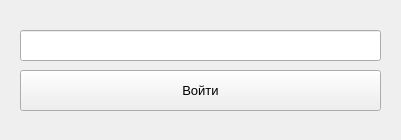
<?xml version="1.0" encoding="UTF-8"?>
<ui version="4.0">
 <class>Form</class>
 <widget class="QWidget" name="Form">
  <property name="geometry">
   <rect>
    <x>0</x>
    <y>0</y>
    <width>401</width>
    <height>140</height>
   </rect>
  </property>
  <property name="windowTitle">
   <string>Form</string>
  </property>
  <widget class="QLineEdit" name="lineEdit">
   <property name="geometry">
    <rect>
     <x>20</x>
     <y>30</y>
     <width>361</width>
     <height>31</height>
    </rect>
   </property>
   <property name="font">
    <font>
     <pointsize>10</pointsize>
    </font>
   </property>
   <property name="echoMode">
    <enum>QLineEdit::Password</enum>
   </property>
   <property name="clearButtonEnabled">
    <bool>true</bool>
   </property>
  </widget>
  <widget class="QPushButton" name="pushButton">
   <property name="geometry">
    <rect>
     <x>20</x>
     <y>70</y>
     <width>361</width>
     <height>41</height>
    </rect>
   </property>
   <property name="font">
    <font>
     <pointsize>10</pointsize>
    </font>
   </property>
   <property name="cursor">
    <cursorShape>PointingHandCursor</cursorShape>
   </property>
   <property name="text">
    <string>Войти</string>
   </property>
  </widget>
 </widget>
 <resources/>
 <connections/>
</ui>
